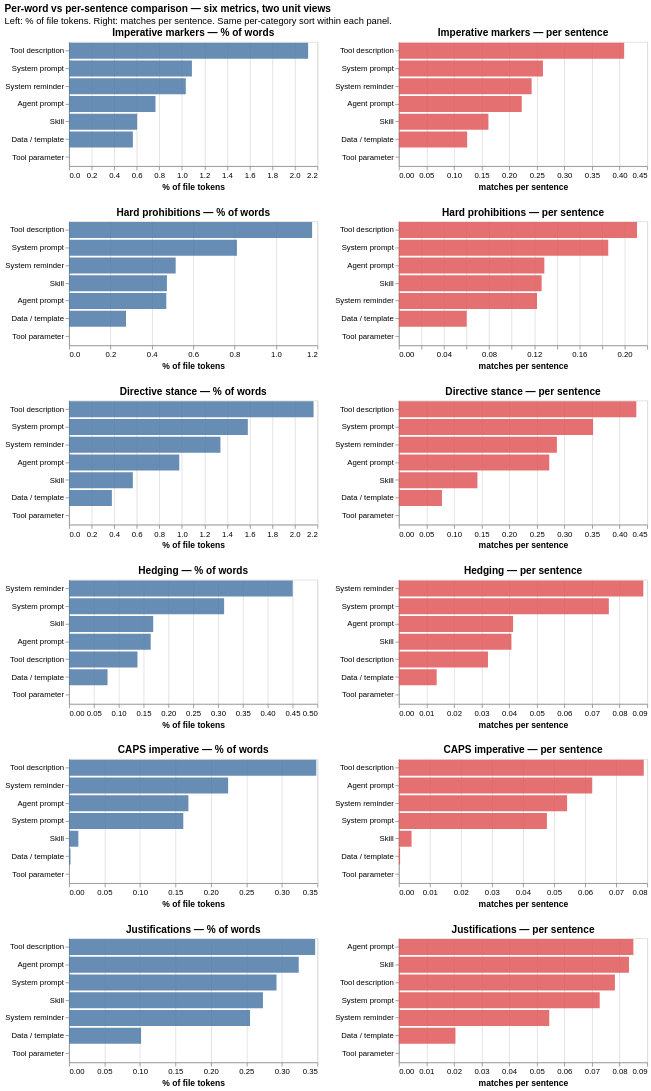

Notebook code cell kept with this figure:
### Markdown cell above
### Per-word vs per-sentence comparison

Every density metric is now reported in two units. The chart below puts them side-by-side for the most informative metrics, so you can see how the two views differ.

**Why both units exist**:
- `% of words` (the `pct` column) is normalized by document length — answers "what fraction of this file's prose is this feature?". Best for comparing across files of different sizes.
- `per sentence` (the `per_sent` column) is normalized by sentence count — answers "how often per sentence does this feature appear?". Best for comparing across files where typical sentence length differs.

A category with **long, dense sentences** (e.g. *Tool description* at ~40 tokens/sentence) will have similar `pct` to a category with shorter sentences but a **higher `per_sent`** — because each sentence packs in more matches. A category with **short sentences** (e.g. *System reminder* at ~32 tokens/sentence) sits closer between the two views.

Use the legend to toggle one unit on/off and compare the same metric under both normalizations.

### Code cell
"""Per-word vs per-sentence comparison: vconcat of hconcat rows, one metric per row.

Each row is one metric; left column shows the per-word `% of file tokens` view,
right column shows the `per-sentence` rate view. Same data, two units, side-by-side
so the reader can directly compare what the same metric looks like under each
normalisation.
"""

# Six representative metrics (one per dimension), with their (pct_col, per_sent_col) pair
metric_pairs = [
    ("Imperative markers",  "mood_marker_pct",        "mood_marker_per_sent"),
    ("Hard prohibitions",   "hard_prohibitions_pct",  "hard_prohibitions_per_sent"),
    ("Directive stance",    "directive_pct",          "directive_per_sent"),
    ("Hedging",             "hedging_pct",            "hedging_per_sent"),
    ("CAPS imperative",     "caps_imp_pct",           "caps_imp_per_sent"),
    ("Justifications",      "just_pct",               "just_per_sent"),
]

# Build long dataframe (same as before)
rows = []
for cat in cats:
    sub = alt_df[alt_df["category"] == cat]
    for label, pct_col, ps_col in metric_pairs:
        rows.append({"category": cat, "metric": label, "unit": "% of words",
                     "value": round(sub[pct_col].mean(), 4)})
        rows.append({"category": cat, "metric": label, "unit": "per sentence",
                     "value": round(sub[ps_col].mean(), 4)})
ws_df = pd.DataFrame(rows)


def _ws_panel(metric_label, unit, x_title):
    sub = ws_df[(ws_df["metric"] == metric_label) & (ws_df["unit"] == unit)]
    color = "#4e79a7" if unit == "% of words" else "#e15759"
    return (
        alt.Chart(sub)
        .mark_bar(color=color, opacity=0.85)
        .encode(
            x=alt.X("value:Q", title=x_title),
            y=alt.Y("category:N", sort="-x", title=None),
            tooltip=[
                alt.Tooltip("category:N"),
                alt.Tooltip("metric:N"),
                alt.Tooltip("unit:N"),
                alt.Tooltip("value:Q", format=".3f"),
            ],
        )
        .properties(width=320, height=160,
                    title=f"{metric_label} — {unit}")
    )


ws_rows = []
for label, _pct_col, _ps_col in metric_pairs:
    row = alt.hconcat(
        _ws_panel(label, "% of words",   "% of file tokens"),
        _ws_panel(label, "per sentence", "matches per sentence"),
    ).resolve_scale(x="independent")
    ws_rows.append(row)

alt.vconcat(*ws_rows).resolve_scale(color="independent").properties(
    title=alt.TitleParams(
        "Per-word vs per-sentence comparison — six metrics, two unit views",
        subtitle=["Left: % of file tokens. Right: matches per sentence. "
                  "Same per-category sort within each panel."],
        anchor="start",
    )
)

### Figure 1 — Vega-Lite specification as saved in the notebook (floating-point values rounded to 4 significant figures)
{"config": {"view": {"continuousWidth": 300, "continuousHeight": 300}}, "vconcat": [{"hconcat": [{"data": {"name": "data-7edcf4cf5f00a9a0b07a8d1f7177c950"}, "mark": {"type": "bar", "color": "#4e79a7", "opacity": 0.85}, "encoding": {"tooltip": [{"field": "category", "type": "nominal"}, {"field": "metric", "type": "nominal"}, {"field": "unit", "type": "nominal"}, {"field": "value", "format": ".3f", "type": "quantitative"}], "x": {"field": "value", "title": "% of file tokens", "type": "quantitative"}, "y": {"field": "category", "sort": "-x", "title": null, "type": "nominal"}}, "height": 160, "title": "Imperative markers — % of words", "width": 320}, {"data": {"name": "data-eb2b8d0da54acb05b1b1e9a7ac1e7df4"}, "mark": {"type": "bar", "color": "#e15759", "opacity": 0.85}, "encoding": {"tooltip": [{"field": "category", "type": "nominal"}, {"field": "metric", "type": "nominal"}, {"field": "unit", "type": "nominal"}, {"field": "value", "format": ".3f", "type": "quantitative"}], "x": {"field": "value", "title": "matches per sentence", "type": "quantitative"}, "y": {"field": "category", "sort": "-x", "title": null, "type": "nominal"}}, "height": 160, "title": "Imperative markers — per sentence", "width": 320}], "resolve": {"scale": {"x": "independent"}}}, {"hconcat": [{"data": {"name": "data-8624b4e0b2d3914b62eb41ebccee371c"}, "mark": {"type": "bar", "color": "#4e79a7", "opacity": 0.85}, "encoding": {"tooltip": [{"field": "category", "type": "nominal"}, {"field": "metric", "type": "nominal"}, {"field": "unit", "type": "nominal"}, {"field": "value", "format": ".3f", "type": "quantitative"}], "x": {"field": "value", "title": "% of file tokens", "type": "quantitative"}, "y": {"field": "category", "sort": "-x", "title": null, "type": "nominal"}}, "height": 160, "title": "Hard prohibitions — % of words", "width": 320}, {"data": {"name": "data-5a488a98a76015c9c339720562def9e9"}, "mark": {"type": "bar", "color": "#e15759", "opacity": 0.85}, "encoding": {"tooltip": [{"field": "category", "type": "nominal"}, {"field": "metric", "type": "nominal"}, {"field": "unit", "type": "nominal"}, {"field": "value", "format": ".3f", "type": "quantitative"}], "x": {"field": "value", "title": "matches per sentence", "type": "quantitative"}, "y": {"field": "category", "sort": "-x", "title": null, "type": "nominal"}}, "height": 160, "title": "Hard prohibitions — per sentence", "width": 320}], "resolve": {"scale": {"x": "independent"}}}, {"hconcat": [{"data": {"name": "data-98aa65eea7c2e6ec276eab5adfc6911b"}, "mark": {"type": "bar", "color": "#4e79a7", "opacity": 0.85}, "encoding": {"tooltip": [{"field": "category", "type": "nominal"}, {"field": "metric", "type": "nominal"}, {"field": "unit", "type": "nominal"}, {"field": "value", "format": ".3f", "type": "quantitative"}], "x": {"field": "value", "title": "% of file tokens", "type": "quantitative"}, "y": {"field": "category", "sort": "-x", "title": null, "type": "nominal"}}, "height": 160, "title": "Directive stance — % of words", "width": 320}, {"data": {"name": "data-bdda9e38a0cbf8bb602ceab7ccde1e25"}, "mark": {"type": "bar", "color": "#e15759", "opacity": 0.85}, "encoding": {"tooltip": [{"field": "category", "type": "nominal"}, {"field": "metric", "type": "nominal"}, {"field": "unit", "type": "nominal"}, {"field": "value", "format": ".3f", "type": "quantitative"}], "x": {"field": "value", "title": "matches per sentence", "type": "quantitative"}, "y": {"field": "category", "sort": "-x", "title": null, "type": "nominal"}}, "height": 160, "title": "Directive stance — per sentence", "width": 320}], "resolve": {"scale": {"x": "independent"}}}, {"hconcat": [{"data": {"name": "data-bb20ede4523a67634a37f4049d90f9a3"}, "mark": {"type": "bar", "color": "#4e79a7", "opacity": 0.85}, "encoding": {"tooltip": [{"field": "category", "type": "nominal"}, {"field": "metric", "type": "nominal"}, {"field": "unit", "type": "nominal"}, {"field": "value", "format": ".3f", "type": "quantitative"}], "x": {"field": "value", "title": "% of file tokens", "type": "quantitative"}, "y": {"field": "category", "sort": "-x", "title": null, "type": "nominal"}}, "height": 160, "title": "Hedging — % of words", "width": 320}, {"data": {"name": "data-5b8729e751fd842a58c6faba2ba7b288"}, "mark": {"type": "bar", "color": "#e15759", "opacity": 0.85}, "encoding": {"tooltip": [{"field": "category", "type": "nominal"}, {"field": "metric", "type": "nominal"}, {"field": "unit", "type": "nominal"}, {"field": "value", "format": ".3f", "type": "quantitative"}], "x": {"field": "value", "title": "matches per sentence", "type": "quantitative"}, "y": {"field": "category", "sort": "-x", "title": null, "type": "nominal"}}, "height": 160, "title": "Hedging — per sentence", "width": 320}], "resolve": {"scale": {"x": "independent"}}}, {"hconcat": [{"data": {"name": "data-13f523b11eda6863ca567c0f8aa6d97b"}, "mark": {"type": "bar", "color": "#4e79a7", "opacity": 0.85}, "encoding": {"tooltip": [{"field": "category", "type": "nominal"}, {"field": "metric", "type": "nominal"}, {"field": "unit", "type": "nominal"}, {"field": "value", "format": ".3f", "type": "quantitative"}], "x": {"field": "value", "title": "% of file tokens", "type": "quantitative"}, "y": {"field": "category", "sort": "-x", "title": null, "type": "nominal"}}, "height": 160, "title": "CAPS imperative — % of words", "width": 320}, {"data": {"name": "data-7fc3ebc99ae78c7fff5c6aaee9d44686"}, "mark": {"type": "bar", "color": "#e15759", "opacity": 0.85}, "encoding": {"tooltip": [{"field": "category", "type": "nominal"}, {"field": "metric", "type": "nominal"}, {"field": "unit", "type": "nominal"}, {"field": "value", "format": ".3f", "type": "quantitative"}], "x": {"field": "value", "title": "matches per sentence", "type": "quantitative"}, "y": {"field": "category", "sort": "-x", "title": null, "type": "nominal"}}, "height": 160, "title": "CAPS imperative — per sentence", "width": 320}], "resolve": {"scale": {"x": "independent"}}}, {"hconcat": [{"data": {"name": "data-7672b4b13c0a9f52b8918be2aa73a260"}, "mark": {"type": "bar", "color": "#4e79a7", "opacity": 0.85}, "encoding": {"tooltip": [{"field": "category", "type": "nominal"}, {"field": "metric", "type": "nominal"}, {"field": "unit", "type": "nominal"}, {"field": "value", "format": ".3f", "type": "quantitative"}], "x": {"field": "value", "title": "% of file tokens", "type": "quantitative"}, "y": {"field": "category", "sort": "-x", "title": null, "type": "nominal"}}, "height": 160, "title": "Justifications — % of words", "width": 320}, {"data": {"name": "data-a863685159f287fec4f2b6370663111d"}, "mark": {"type": "bar", "color": "#e15759", "opacity": 0.85}, "encoding": {"tooltip": [{"field": "category", "type": "nominal"}, {"field": "metric", "type": "nominal"}, {"field": "unit", "type": "nominal"}, {"field": "value", "format": ".3f", "type": "quantitative"}], "x": {"field": "value", "title": "matches per sentence", "type": "quantitative"}, "y": {"field": "category", "sort": "-x", "title": null, "type": "nominal"}}, "height": 160, "title": "Justifications — per sentence", "width": 320}], "resolve": {"scale": {"x": "independent"}}}], "resolve": {"scale": {"color": "independent"}}, "title": {"text": "Per-word vs per-sentence comparison — six metrics, two unit views", "anchor": "start", "subtitle": ["Left: % of file tokens. Right: matches per sentence. Same per-category sort within each panel."]}, "$schema": "https://vega.github.io/schema/vega-lite/v6.4.1.json", "datasets": {"data-7edcf4cf5f00a9a0b07a8d1f7177c950": [{"category": "Agent prompt", "metric": "Imperative markers", "unit": "% of words", "value": 0.7657}, {"category": "Data / template", "metric": "Imperative markers", "unit": "% of words", "value": 0.5653}, {"category": "Skill", "metric": "Imperative markers", "unit": "% of words", "value": 0.6031}, {"category": "System prompt", "metric": "Imperative markers", "unit": "% of words", "value": 1.089}, {"category": "System reminder", "metric": "Imperative markers", "unit": "% of words", "value": 1.034}, {"category": "Tool description", "metric": "Imperative markers", "unit": "% of words", "value": 2.118}, {"category": "Tool parameter", "metric": "Imperative markers", "unit": "% of words", "value": 0.0}], "data-eb2b8d0da54acb05b1b1e9a7ac1e7df4": [{"category": "Agent prompt", "metric": "Imperative markers", "unit": "per sentence", "value": 0.2227}, {"category": "Data / template", "metric": "Imperative markers", "unit": "per sentence", "value": 0.1238}, {"category": "Skill", "metric": "Imperative markers", "unit": "per sentence", "value": 0.1623}, {"category": "System prompt", "metric": "Imperative markers", "unit": "per sentence", "value": 0.2611}, {"category": "System reminder", "metric": "Imperative markers", "unit": "per sentence", "value": 0.2406}, {"category": "Tool description", "metric": "Imperative markers", "unit": "per sentence", "value": 0.4083}, {"category": "Tool parameter", "metric": "Imperative markers", "unit": "per sentence", "value": 0.0}], "data-8624b4e0b2d3914b62eb41ebccee371c": [{"category": "Agent prompt", "metric": "Hard prohibitions", "unit": "% of words", "value": 0.47}, {"category": "Data / template", "metric": "Hard prohibitions", "unit": "% of words", "value": 0.2752}, {"category": "Skill", "metric": "Hard prohibitions", "unit": "% of words", "value": 0.4729}, {"category": "System prompt", "metric": "Hard prohibitions", "unit": "% of words", "value": 0.8113}, {"category": "System reminder", "metric": "Hard prohibitions", "unit": "% of words", "value": 0.5152}, {"category": "Tool description", "metric": "Hard prohibitions", "unit": "% of words", "value": 1.175}, {"category": "Tool parameter", "metric": "Hard prohibitions", "unit": "% of words", "value": 0.0}], "data-5a488a98a76015c9c339720562def9e9": [{"category": "Agent prompt", "metric": "Hard prohibitions", "unit": "per sentence", "value": 0.1289}, {"category": "Data / template", "metric": "Hard prohibitions", "unit": "per sentence", "value": 0.0601}, {"category": "Skill", "metric": "Hard prohibitions", "unit": "per sentence", "value": 0.1265}, {"category": "System prompt", "metric": "Hard prohibitions", "unit": "per sentence", "value": 0.1855}, {"category": "System reminder", "metric": "Hard prohibitions", "unit": "per sentence", "value": 0.1224}, {"category": "Tool description", "metric": "Hard prohibitions", "unit": "per sentence", "value": 0.211}, {"category": "Tool parameter", "metric": "Hard prohibitions", "unit": "per sentence", "value": 0.0}], "data-98aa65eea7c2e6ec276eab5adfc6911b": [{"category": "Agent prompt", "metric": "Directive stance", "unit": "% of words", "value": 0.9765}, {"category": "Data / template", "metric": "Directive stance", "unit": "% of words", "value": 0.3795}, {"category": "Skill", "metric": "Directive stance", "unit": "% of words", "value": 0.565}, {"category": "System prompt", "metric": "Directive stance", "unit": "% of words", "value": 1.584}, {"category": "System reminder", "metric": "Directive stance", "unit": "% of words", "value": 1.341}, {"category": "Tool description", "metric": "Directive stance", "unit": "% of words", "value": 2.166}, {"category": "Tool parameter", "metric": "Directive stance", "unit": "% of words", "value": 0.0}], "data-bdda9e38a0cbf8bb602ceab7ccde1e25": [{"category": "Agent prompt", "metric": "Directive stance", "unit": "per sentence", "value": 0.2725}, {"category": "Data / template", "metric": "Directive stance", "unit": "per sentence", "value": 0.0781}, {"category": "Skill", "metric": "Directive stance", "unit": "per sentence", "value": 0.1424}, {"category": "System prompt", "metric": "Directive stance", "unit": "per sentence", "value": 0.352}, {"category": "System reminder", "metric": "Directive stance", "unit": "per sentence", "value": 0.2864}, {"category": "Tool description", "metric": "Directive stance", "unit": "per sentence", "value": 0.4303}, {"category": "Tool parameter", "metric": "Directive stance", "unit": "per sentence", "value": 0.0}], "data-bb20ede4523a67634a37f4049d90f9a3": [{"category": "Agent prompt", "metric": "Hedging", "unit": "% of words", "value": 0.1644}, {"category": "Data / template", "metric": "Hedging", "unit": "% of words", "value": 0.0775}, {"category": "Skill", "metric": "Hedging", "unit": "% of words", "value": 0.1694}, {"category": "System prompt", "metric": "Hedging", "unit": "% of words", "value": 0.3122}, {"category": "System reminder", "metric": "Hedging", "unit": "% of words", "value": 0.4503}, {"category": "Tool description", "metric": "Hedging", "unit": "% of words", "value": 0.1377}, {"category": "Tool parameter", "metric": "Hedging", "unit": "% of words", "value": 0.0}], "data-5b8729e751fd842a58c6faba2ba7b288": [{"category": "Agent prompt", "metric": "Hedging", "unit": "per sentence", "value": 0.0414}, {"category": "Data / template", "metric": "Hedging", "unit": "per sentence", "value": 0.0137}, {"category": "Skill", "metric": "Hedging", "unit": "per sentence", "value": 0.0408}, {"category": "System prompt", "metric": "Hedging", "unit": "per sentence", "value": 0.0761}, {"category": "System reminder", "metric": "Hedging", "unit": "per sentence", "value": 0.0886}, {"category": "Tool description", "metric": "Hedging", "unit": "per sentence", "value": 0.0323}, {"category": "Tool parameter", "metric": "Hedging", "unit": "per sentence", "value": 0.0}], "data-13f523b11eda6863ca567c0f8aa6d97b": [{"category": "Agent prompt", "metric": "CAPS imperative", "unit": "% of words", "value": 0.1682}, {"category": "Data / template", "metric": "CAPS imperative", "unit": "% of words", "value": 0.002}, {"category": "Skill", "metric": "CAPS imperative", "unit": "% of words", "value": 0.0131}, {"category": "System prompt", "metric": "CAPS imperative", "unit": "% of words", "value": 0.161}, {"category": "System reminder", "metric": "CAPS imperative", "unit": "% of words", "value": 0.2242}, {"category": "Tool description", "metric": "CAPS imperative", "unit": "% of words", "value": 0.3484}, {"category": "Tool parameter", "metric": "CAPS imperative", "unit": "% of words", "value": 0.0}], "data-7fc3ebc99ae78c7fff5c6aaee9d44686": [{"category": "Agent prompt", "metric": "CAPS imperative", "unit": "per sentence", "value": 0.0623}, {"category": "Data / template", "metric": "CAPS imperative", "unit": "per sentence", "value": 0.0004}, {"category": "Skill", "metric": "CAPS imperative", "unit": "per sentence", "value": 0.0041}, {"category": "System prompt", "metric": "CAPS imperative", "unit": "per sentence", "value": 0.0477}, {"category": "System reminder", "metric": "CAPS imperative", "unit": "per sentence", "value": 0.0542}, {"category": "Tool description", "metric": "CAPS imperative", "unit": "per sentence", "value": 0.0789}, {"category": "Tool parameter", "metric": "CAPS imperative", "unit": "per sentence", "value": 0.0}], "data-7672b4b13c0a9f52b8918be2aa73a260": [{"category": "Agent prompt", "metric": "Justifications", "unit": "% of words", "value": 0.3237}, {"category": "Data / template", "metric": "Justifications", "unit": "% of words", "value": 0.1015}, {"category": "Skill", "metric": "Justifications", "unit": "% of words", "value": 0.2733}, {"category": "System prompt", "metric": "Justifications", "unit": "% of words", "value": 0.2924}, {"category": "System reminder", "metric": "Justifications", "unit": "% of words", "value": 0.2551}, {"category": "Tool description", "metric": "Justifications", "unit": "% of words", "value": 0.3469}, {"category": "Tool parameter", "metric": "Justifications", "unit": "% of words", "value": 0.0}], "data-a863685159f287fec4f2b6370663111d": [{"category": "Agent prompt", "metric": "Justifications", "unit": "per sentence", "value": 0.085}, {"category": "Data / template", "metric": "Justifications", "unit": "per sentence", "value": 0.0205}, {"category": "Skill", "metric": "Justifications", "unit": "per sentence", "value": 0.0834}, {"category": "System prompt", "metric": "Justifications", "unit": "per sentence", "value": 0.0728}, {"category": "System reminder", "metric": "Justifications", "unit": "per sentence", "value": 0.0545}, {"category": "Tool description", "metric": "Justifications", "unit": "per sentence", "value": 0.0783}, {"category": "Tool parameter", "metric": "Justifications", "unit": "per sentence", "value": 0.0}]}}
